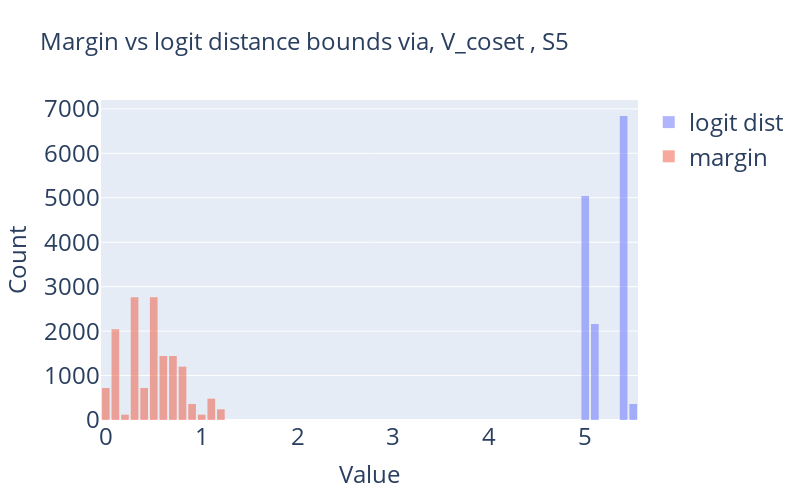

Notebook cell for this chart:
### Code cell
trace1 = go.Histogram(x=list(dists)*120, opacity=0.5, name='logit dist')
trace2 = go.Histogram(x=list(margins)*120, opacity=0.5, name='margin')
layout = go.Layout(
    # yaxis_type="log",
    width=800,
    height=500,
    title=dict(
        text='Margin vs logit distance bounds via, V_coset , S5',
        font=dict(size=24)  # Increase title font size
    ),
    xaxis=dict(
        title='Value',
        titlefont=dict(size=24),  # Increase x-axis title font size
        tickfont=dict(size=24),  # Increase x-axis tick label font size
    ),
    yaxis=dict(
        title='Count',
        titlefont=dict(size=24),  # Increase y-axis title font size
        tickfont=dict(size=24),  # Increase y-axis tick label font size
        #range=[0, 2500],
    ),
    legend=dict(font=dict(size=24)),
)
fig = go.Figure(data=[trace1, trace2], layout=layout)
fig.show()

### Figure 1 — Plotly figure (JSON) as saved in the notebook; plotly's stock layout.template omitted (floating-point values rounded to 4 significant figures; data arrays with more than 128 entries replaced by an {"elided": "..."} marker saying what was removed)
{"data": [{"name": "logit dist", "opacity": 0.5, "type": "histogram", "x": {"elided": "14400 float values"}}, {"name": "margin", "opacity": 0.5, "type": "histogram", "x": {"elided": "14400 float values"}}], "layout": {"height": 500, "legend": {"font": {"size": 24}}, "title": {"font": {"size": 24}, "text": "Margin vs logit distance bounds via, V_coset , S5"}, "width": 800, "xaxis": {"tickfont": {"size": 24}, "title": {"font": {"size": 24}, "text": "Value"}}, "yaxis": {"tickfont": {"size": 24}, "title": {"font": {"size": 24}, "text": "Count"}}}}
